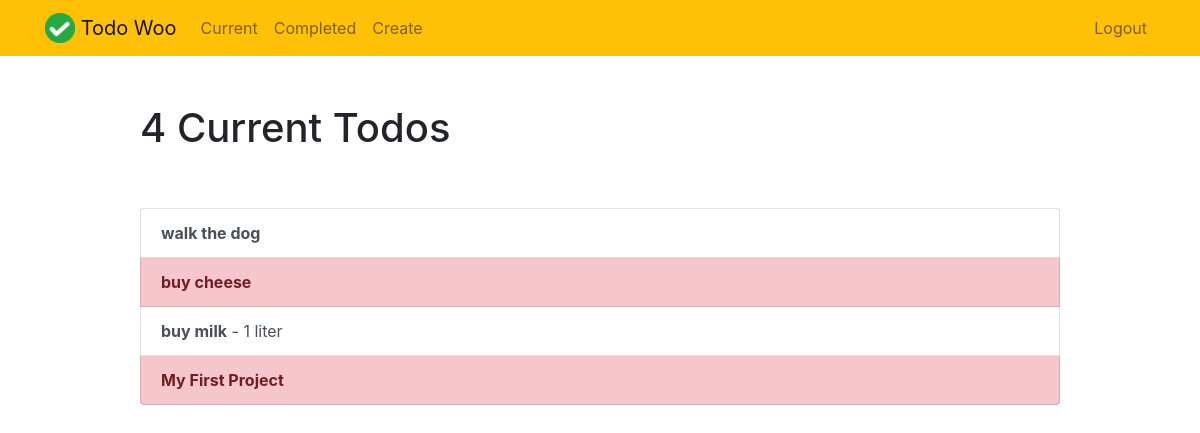
Before: /current/ (signed in) with the older database file.
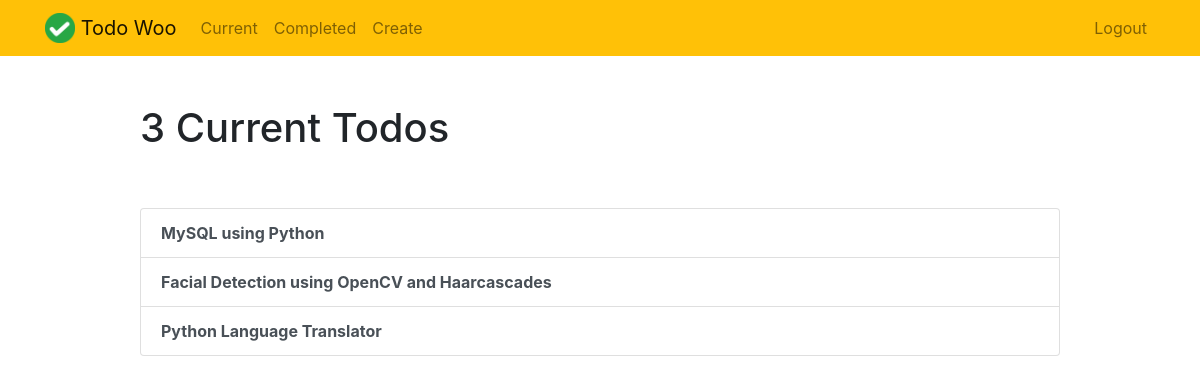
After: the same page with the newer database file.
### todo/models.py (models this page shows, shortened)
class Todo(models.Model):
    title = models.CharField(max_length=100)
    memo = models.TextField(blank=True)
    created = models.DateTimeField(auto_now_add=True)
    datecompleted = models.DateTimeField(null=True,blank=True)
    important = models.BooleanField(default=False)
    user = models.ForeignKey(User,on_delete=models.CASCADE)

### todo/views.py (the view)
# urls.py: path('current/',views.currenttodos,name='currenttodos'),
@login_required
def currenttodos(request):
    todos= Todo.objects.filter(user=request.user,datecompleted__isnull=True)
    return render(request,'todo/currenttodos.html',{'todos':todos})

### todo/templates/todo/currenttodos.html
{% extends 'todo/base.html' %}
{%block content%}
<div class="row justify-content-center mt-5">
        <div class="col-md-10">
            {% if todos %}
                 <h1>{{ todos.count }} Current Todo{{ todos.count|pluralize }}</h1>
            {% else %}
                           <h1>Current Todos</h1>
            {% endif %}
        </div>
    </div>
<div class="row justify-content-center mt-5">
        <div class="col-md-10">
        {% if todos %}
            <div class="list-group">
                {% for todo in todos %}
                    <a href="{% url 'viewtodo' todo.id %}" class="list-group-item list-group-item-action{% if todo.important %} list-group-item-danger{% endif %}"><b>{{ todo.title }}</b>{% if todo.memo %} - {{ todo.memo|truncatechars:30 }}{% endif %}</a>
                {% endfor %}
            </div>
        {% else %}
            <div class="text-center">
                <h2>Looks like you don't have any todos! Nice work.</h2>
            <br>
            <a role="button" class="btn btn-primary" href="{% url 'createtodo' %}">New Todo</a>
            </div>
        {% endif %}
        </div>
    </div>
{% endblock %}

Changed rows visible on the page:
no longer on this page (row edited): Todo: title "walk the dog"
no longer on this page (row edited): Todo: title "buy cheese", important True (drawn)
removed Todo: title "buy milk", memo "1 liter"
no longer on this page (row edited): Todo: title "My First Project", important True (drawn)
added Todo: title "MySQL using Python"
added Todo: title "Facial Detection using OpenCV and Haarcascades"
added Todo: title "Python Language Translator"
Other visible differences:
{{ todos.count }}: "4" → "3"
